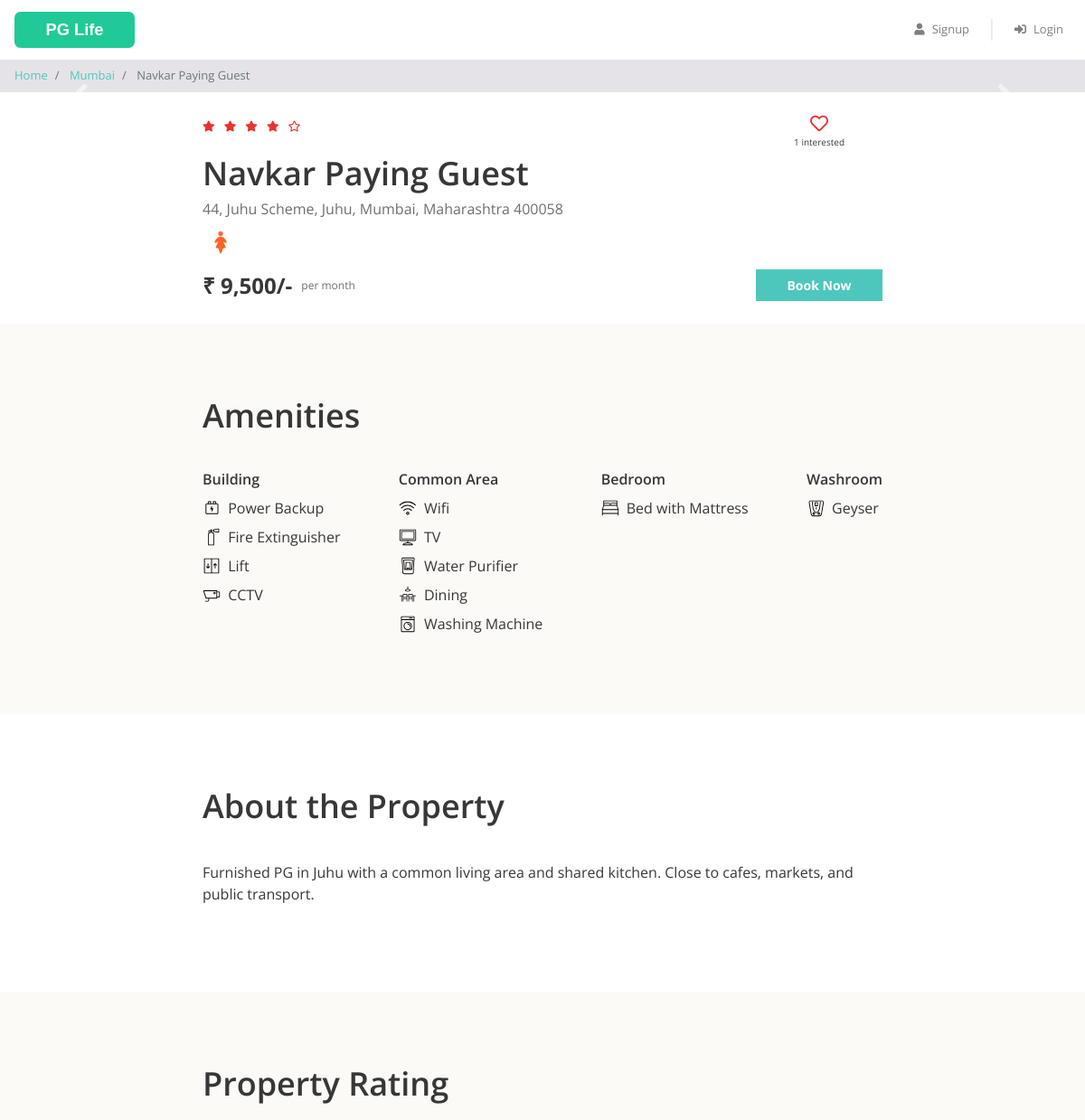
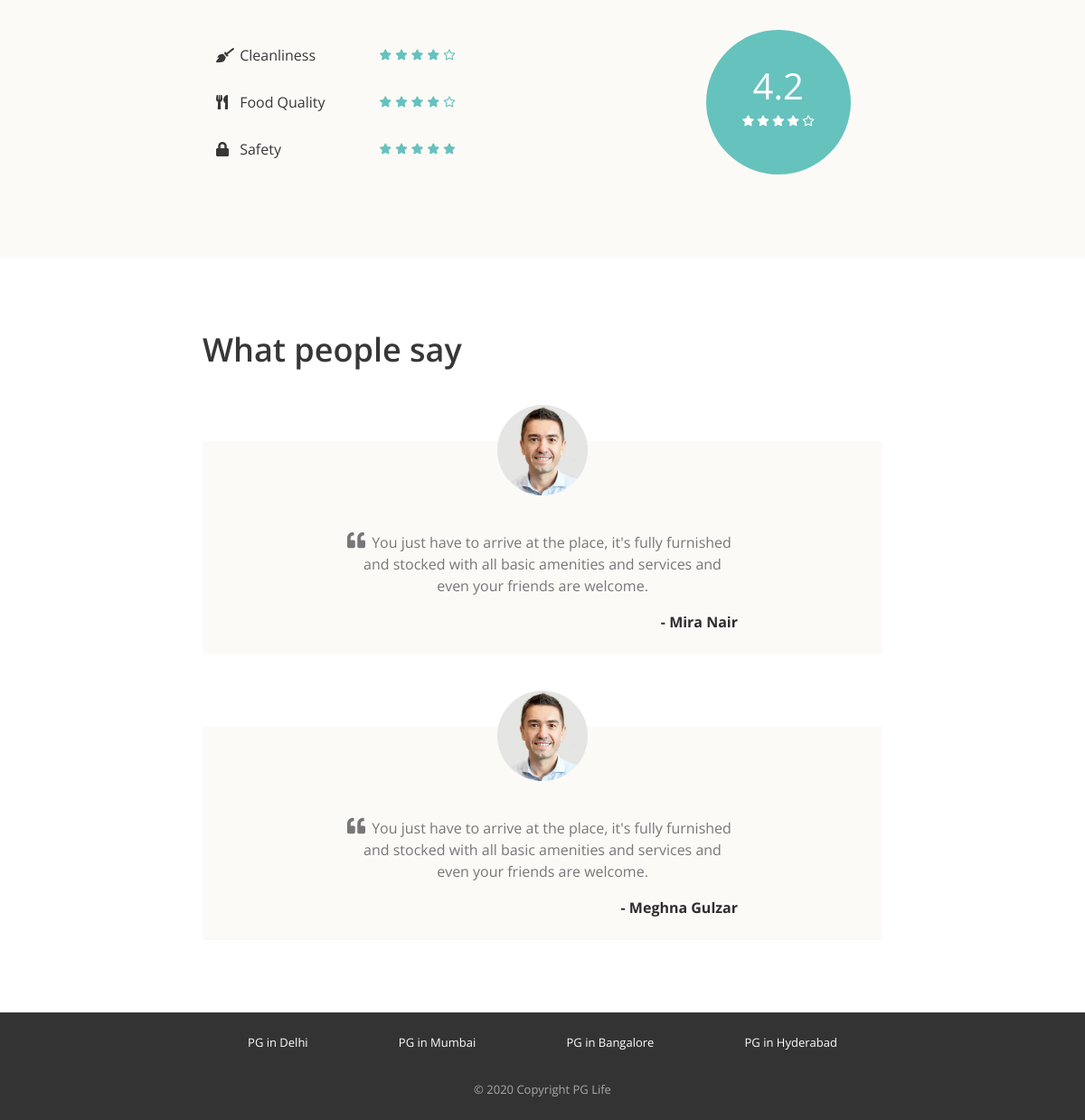
Page /PGLife/property_detail.php?property_id=3 on the committed database (2 pictures, top to bottom).
### tables this page shows
CREATE TABLE IF NOT EXISTS properties (
  id INT NOT NULL AUTO_INCREMENT,
  city_id INT NOT NULL,
  name VARCHAR(100) NOT NULL,
  address VARCHAR(255) NOT NULL,
  description LONGTEXT NOT NULL,
  gender ENUM('male', 'female', 'unisex') NOT NULL,
  rent INT NOT NULL,
  rating_clean FLOAT(2,1) NOT NULL,
  rating_food FLOAT(2,1) NOT NULL,
  rating_safety FLOAT(2,1) NOT NULL,
  PRIMARY KEY (id),
  FOREIGN KEY (city_id) REFERENCES cities(id)
);

CREATE TABLE IF NOT EXISTS cities (
  id INT NOT NULL AUTO_INCREMENT,
  name VARCHAR(100) NOT NULL,
  PRIMARY KEY (id)
);

CREATE TABLE IF NOT EXISTS amenities (
  id INT NOT NULL AUTO_INCREMENT,
  name VARCHAR(100) NOT NULL,
  type VARCHAR(100) NOT NULL,
  icon VARCHAR(30) NOT NULL,
  PRIMARY KEY (id)
);

CREATE TABLE IF NOT EXISTS testimonials (
  id INT NOT NULL AUTO_INCREMENT,
  property_id INT NOT NULL,
  user_name VARCHAR(100) NOT NULL,
  content LONGTEXT NOT NULL,
  PRIMARY KEY (id),
  FOREIGN KEY (property_id) REFERENCES properties(id)
);

### PGLife/property_detail.php (the view, shortened to what this page needs)
<?php
require "includes/database_connect.php";
$property_id = $_GET["property_id"];
$sql_1 = "SELECT *, p.id AS property_id, p.name AS property_name, c.name AS city_name
            FROM properties p
            INNER JOIN cities c ON p.city_id = c.id
            WHERE p.id = $property_id";
$result_1 = mysqli_query($conn, $sql_1);
$property = mysqli_fetch_assoc($result_1);
$sql_2 = "SELECT * FROM testimonials WHERE property_id = $property_id";
$result_2 = mysqli_query($conn, $sql_2);
$testimonials = mysqli_fetch_all($result_2, MYSQLI_ASSOC);
$sql_3 = "SELECT a.*
            FROM amenities a
            INNER JOIN properties_amenities pa ON a.id = pa.amenity_id
            WHERE pa.property_id = $property_id";
$result_3 = mysqli_query($conn, $sql_3);
$amenities = mysqli_fetch_all($result_3, MYSQLI_ASSOC);
$sql_4 = "SELECT * FROM interested_users_properties WHERE property_id = $property_id";
$result_4 = mysqli_query($conn, $sql_4);
$interested_users_count = mysqli_num_rows($result_4);
?>
<!DOCTYPE html>
<html lang="en">
<head>
    <?php
    include "includes/head_links.php";
    ?>
    <link href="css/property_detail.css" rel="stylesheet" />
</head>
<body>
    <?php
    include "includes/header.php";
    ?>
    <nav aria-label="breadcrumb">
        <ol class="breadcrumb py-2">
            <li class="breadcrumb-item">
                <a href="index.php">Home</a>
            </li>
            <li class="breadcrumb-item">
                <a href="property_list.php?city=<?= $property['city_name']; ?>"><?= $property['city_name']; ?></a>
            </li>
            <li class="breadcrumb-item active" aria-current="page">
                <?= $property['property_name']; ?>
            </li>
        </ol>
    </nav>
    <div id="property-images" class="carousel slide" data-ride="carousel">
        <a class="carousel-control-prev" href="#property-images" role="button" data-slide="prev">
            <span class="carousel-control-prev-icon" aria-hidden="true"></span>
        </a>
        <a class="carousel-control-next" href="#property-images" role="button" data-slide="next">
            <span class="carousel-control-next-icon" aria-hidden="true"></span>
        </a>
    </div>
    <div class="property-summary page-container">
        <div class="row no-gutters justify-content-between">
            <?php
            $total_rating = ($property['rating_clean'] + $property['rating_food'] + $property['rating_safety']) / 3;
            $total_rating = round($total_rating, 1);
            ?>
            <div class="star-container" title="<?= $total_rating ?>">
                <?php
                $rating = $total_rating;
                for ($i = 0; $i < 5; $i++) {
                    if ($rating >= $i + 0.8) {
                ?>
                        <i class="fas fa-star"></i>
                    <?php
                    } elseif ($rating >= $i + 0.3) {
                    ?>
                        <i class="fas fa-star-half-alt"></i>
                    <?php
                    } else {
                    ?>
                        <i class="far fa-star"></i>
                <?php
                    }
                }
                ?>
            </div>
            <div class="interested-container">
                <?php
                $is_interested = false;
                if ($is_interested) {
                ?>
                    <i class="is-interested-image fas fa-heart"></i>
                <?php
                } else {
                ?>
                    <i class="is-interested-image far fa-heart"></i>
                <?php
                }
                ?>
                <div class="interested-text">
                    <span class="interested-user-count"><?= $interested_users_count ?></span> interested
                </div>
            </div>
        </div>
        <div class="detail-container">
            <div class="property-name"><?= $property['property_name'] ?></div>
            <div class="property-address"><?= $property['address'] ?></div>
            <div class="property-gender">
                <?php
                if ($property['gender'] == "male") {
                ?>
                    <img src="img/male.png">
                <?php
                } elseif ($property['gender'] == "female") {
                ?>
                    <img src="img/female.png">
                <?php
                } else {
                ?>
                    <img src="img/unisex.png">
                <?php
                }
                ?>
            </div>
        </div>
        <div class="row no-gutters">
            <div class="rent-container col-6">
                <div class="rent">₹ <?= number_format($property['rent']) ?>/-</div>
                <div class="rent-unit">per month</div>
            </div>
            <div class="button-container col-6">
                <a href="#" class="btn btn-primary">Book Now</a>
            </div>
        </div>
    </div>
    <div class="property-amenities">
        <div class="page-container">
            <h1>Amenities</h1>
            <div class="row justify-content-between">
                <div class="col-md-auto">
                    <h5>Building</h5>
                    <?php
                    foreach ($amenities as $amenity) {
                        if ($amenity['type'] == "Building") {
                    ?>
                            <div class="amenity-container">
                                <img src="img/amenities/<?= $amenity['icon'] ?>.svg">
                                <span><?= $amenity['name'] ?></span>
                            </div>
                    <?php
                        }
                    }
                    ?>
                </div>
                <div class="col-md-auto">
                    <h5>Common Area</h5>
                    <?php
                    foreach ($amenities as $amenity) {
                        if ($amenity['type'] == "Common Area") {
                    ?>
                            <div class="amenity-container">
                                <img src="img/amenities/<?= $amenity['icon'] ?>.svg">
                                <span><?= $amenity['name'] ?></span>
                            </div>
                    <?php
                        }
                    }
                    ?>
                </div>
                <div class="col-md-auto">
                    <h5>Bedroom</h5>
                    <?php
                    foreach ($amenities as $amenity) {
                        if ($amenity['type'] == "Bedroom") {
                    ?>
                            <div class="amenity-container">
                                <img src="img/amenities/<?= $amenity['icon'] ?>.svg">
                                <span><?= $amenity['name'] ?></span>
                            </div>
                    <?php
                        }
                    }
                    ?>
                </div>
                <div class="col-md-auto">
                    <h5>Washroom</h5>
                    <?php
                    foreach ($amenities as $amenity) {
                        if ($amenity['type'] == "Washroom") {
                    ?>
                            <div class="amenity-container">
                                <img src="img/amenities/<?= $amenity['icon'] ?>.svg">
                                <span><?= $amenity['name'] ?></span>
                            </div>
                    <?php
                        }
                    }
                    ?>
                </div>
            </div>
        </div>
    </div>
    <div class="property-about page-container">
        <h1>About the Property</h1>
        <p><?= $property['description'] ?></p>
    </div>
    <div class="property-rating">
        <div class="page-container">
            <h1>Property Rating</h1>
            <div class="row align-items-center justify-content-between">
                <div class="col-md-6">
                    <div class="rating-criteria row">
                        <div class="col-6">
                            <i class="rating-criteria-icon fas fa-broom"></i>
                            <span class="rating-criteria-text">Cleanliness</span>
                        </div>
                        <div class="rating-criteria-star-container col-6" title="<?= $property['rating_clean'] ?>">
                            <?php
                            $rating = $property['rating_clean'];
                            for ($i = 0; $i < 5; $i++) {
                                if ($rating >= $i + 0.8) {
                            ?>
                                    <i class="fas fa-star"></i>
                                <?php
                                } elseif ($rating >= $i + 0.3) {
                                ?>
                                    <i class="fas fa-star-half-alt"></i>
                                <?php
                                } else {
                                ?>
                                    <i class="far fa-star"></i>
                            <?php
                                }
                            }
                            ?>
                        </div>
                    </div>
                    <div class="rating-criteria row">
                        <div class="col-6">
                            <i class="rating-criteria-icon fas fa-utensils"></i>
                            <span class="rating-criteria-text">Food Quality</span>
                        </div>
                        <div class="rating-criteria-star-container col-6" title="<?= $property['rating_food'] ?>">
                            <?php
                            $rating = $property['rating_food'];
                            for ($i = 0; $i < 5; $i++) {
                                if ($rating >= $i + 0.8) {
                            ?>
                                    <i class="fas fa-star"></i>
                                <?php
                                } elseif ($rating >= $i + 0.3) {
                                ?>
                                    <i class="fas fa-star-half-alt"></i>
                                <?php
                                } else {
                                ?>
                                    <i class="far fa-star"></i>
                            <?php
                                }
                            }
                            ?>
                        </div>
                    </div>
                    <div class="rating-criteria row">
                        <div class="col-6">
                            <i class="rating-criteria-icon fa fa-lock"></i>
                            <span class="rating-criteria-text">Safety</span>
                        </div>
                        <div class="rating-criteria-star-container col-6" title="<?= $property['rating_safety'] ?>">
                            <?php
                            $rating = $property['rating_safety'];
                            for ($i = 0; $i < 5; $i++) {
                                if ($rating >= $i + 0.8) {
                            ?>
                                    <i class="fas fa-star"></i>
                                <?php
                                } elseif ($rating >= $i + 0.3) {
                                ?>
                                    <i class="fas fa-star-half-alt"></i>
                                <?php
                                } else {
                                ?>
                                    <i class="far fa-star"></i>
                            <?php
                                }
                            }
                            ?>
                        </div>
                    </div>
                </div>
                <div class="col-md-4">
                    <div class="rating-circle">
                        <?php
                        $total_rating = ($property['rating_clean'] + $property['rating_food'] + $property['rating_safety']) / 3;
                        $total_rating = round($total_rating, 1);
                        ?>
                        <div class="total-rating"><?= $total_rating ?></div>
                        <div class="rating-circle-star-container">
                            <?php
                            $rating = $total_rating;
                            for ($i = 0; $i < 5; $i++) {
                                if ($rating >= $i + 0.8) {
                            ?>
                                    <i class="fas fa-star"></i>
                                <?php
                                } elseif ($rating >= $i + 0.3) {
                                ?>
                                    <i class="fas fa-star-half-alt"></i>
                                <?php
                                } else {
                                ?>
                                    <i class="far fa-star"></i>
                            <?php
                                }
                            }
                            ?>
                        </div>
                    </div>
                </div>
            </div>
        </div>
    </div>
    <div class="property-testimonials page-container">
        <h1>What people say</h1>
        <?php
        foreach ($testimonials as $testimonial) {
        ?>
            <div class="testimonial-block">
                <div class="testimonial-image-container">
                    <img class="testimonial-img" src="img/man.png">
                </div>
                <div class="testimonial-text">
                    <i class="fa fa-quote-left" aria-hidden="true"></i>
                    <p><?= $testimonial['content'] ?></p>
                </div>
                <div class="testimonial-name">- <?= $testimonial['user_name'] ?></div>
            </div>
        <?php
        }
        ?>
    </div>
    <?php
    include "includes/footer.php";
    ?>
</body>
</html>

### rows in the picture
properties: city.name "Mumbai", name "Navkar Paying Guest", address "44, Juhu Scheme, Juhu, Mumbai, Maharashtra 400058", rent "9,500", description "Furnished PG in Juhu with a common living area and shared kitchen. Close to cafes, markets, and public transport.", total_rating "4.2"
amenities: icon (picture), name "Power Backup"
amenities: icon (picture), name "Fire Extinguisher"
amenities: icon (picture), name "Lift"
amenities: icon (picture), name "CCTV"
amenities: icon (picture), name "Wifi"
amenities: shows a picture, name "TV"
amenities: icon (picture), name "Water Purifier"
amenities: icon (picture), name "Dining"
amenities: icon (picture), name "Washing Machine"
amenities: name "Bed with Mattress"
amenities: icon (picture), name "Geyser"
testimonials: content "You just have to arrive at the place, it's fully furnished and stocked with all basic amenities and services and even your friends are welcome.", user_name "Mira Nair"
testimonials: content "You just have to arrive at the place, it's fully furnished and stocked with all basic amenities and services and even your friends are welcome.", user_name "Meghna Gulzar"

### other values in the picture
$interested_users_count "1"
